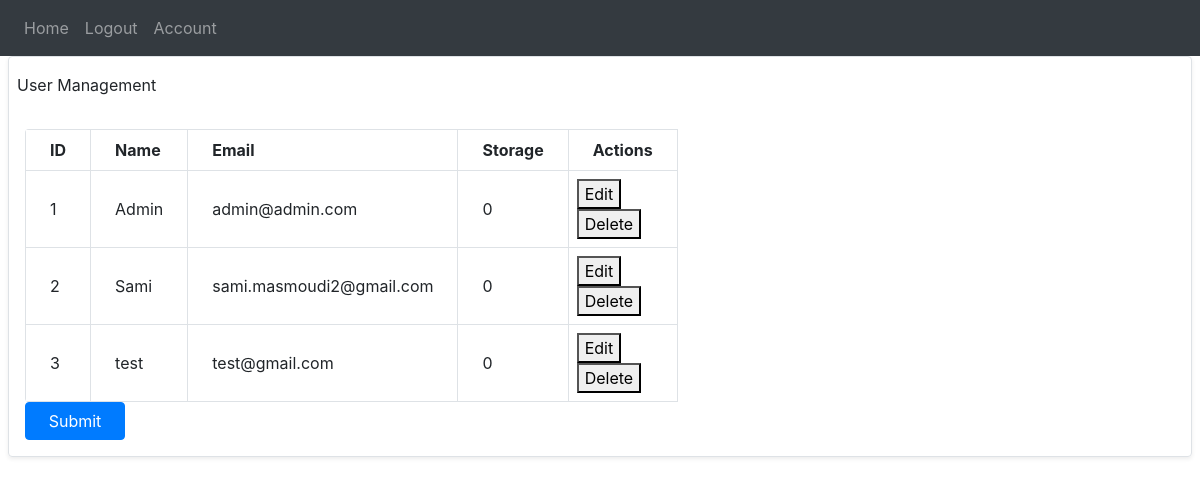
Page /manage_users (signed in) on the committed database.
### website/models.py (models this page shows)
class User(db.Model, UserMixin):
    __tablename__='User'
    id=db.Column(db.Integer, primary_key=True)
    email = db.Column(db.String(150))
    password = db.Column(db.String(150))
    first_name = db.Column(db.String(150))

### website/views.py (the view)
@views.route('/manage_users', methods=['get','POST'])
@login_required
def manage_users():
    users = User.query.all()  # Retrieve all users from the database
    return render_template('manage_users.html', user=current_user,users=users)

### website/templates/manage_users.html (shortened to what this page needs)
{% extends "base.html" %}
{% block content %}
</head>
<body>
    <div class="flex flex-1  flex-col md:flex-row lg:flex-row mx-2">
        <div class="mb-2 border-solid border-gray-300 rounded border shadow-sm w-full">
            <div class="bg-gray-200 px-2 py-3 border-solid border-gray-200 border-b">
                User Management
            </div>
            <div class="p-3">
                <table class="table-responsive w-full rounded">
                    <thead>
                        <tr>
                            <th class="border w-1/4 px-4 py-2">ID</th>
                            <th class="border w-1/4 px-4 py-2">Name</th>
                            <th class="border w-1/4 px-4 py-2">Email</th>
                            <th class="border w-1/6 px-4 py-2">Storage</th>
                            <th class="border w-1/5 px-4 py-2">Actions</th>
                        </tr>
                    </thead>
                    <tbody>
                        {% for user in users %}
                        <tr>
                            <td class="border px-4 py-2">{{ user.id }}</td>
                            <td class="border px-4 py-2">{{ user.first_name }}</td>
                            <td class="border px-4 py-2">{{ user.email }}</td>
                            <td class="border px-4 py-2">0</td>
                            <td class="border px-2 py-2">
                                <button onclick="editItem()">Edit</button>
                                <form method="POST" action="{{ url_for('views.delete_user', user_id=user.id) }}">
                                    <button onclick="deleteItem()">Delete</button>
                                </form>
                            </td>
                            {% endfor %}
                    </tbody>
                </table>
                <div style="Width:100px;">
                    <button class="btn btn-primary btn-block">Submit</button>
                </div>
            </div>
        </div>
    </div>
</body>
</html>
{% endblock %}

### rows in the picture
User: id "1", first_name "Admin", email "admin@admin.com"
User: id "2", first_name "Sami", email "sami.masmoudi2@gmail.com"
User: id "3", first_name "test", email "test@gmail.com"
